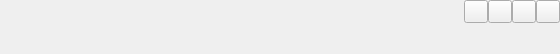
<?xml version="1.0" encoding="UTF-8"?>
<ui version="4.0">
 <class>standardTitleBar</class>
 <widget class="QWidget" name="standardTitleBar">
  <property name="geometry">
   <rect>
    <x>0</x>
    <y>0</y>
    <width>560</width>
    <height>54</height>
   </rect>
  </property>
  <layout class="QHBoxLayout" name="horizontalLayout">
   <property name="spacing">
    <number>0</number>
   </property>
   <property name="leftMargin">
    <number>9</number>
   </property>
   <property name="topMargin">
    <number>0</number>
   </property>
   <property name="rightMargin">
    <number>0</number>
   </property>
   <property name="bottomMargin">
    <number>0</number>
   </property>
   <item>
    <layout class="QHBoxLayout" name="lexBtnsLayout">
     <property name="spacing">
      <number>0</number>
     </property>
    </layout>
   </item>
   <item>
    <widget class="QLabel" name="titleIcon"/>
   </item>
   <item>
    <widget class="QLabel" name="titleText">
     <property name="sizePolicy">
      <sizepolicy hsizetype="Expanding" vsizetype="Preferred">
       <horstretch>0</horstretch>
       <verstretch>0</verstretch>
      </sizepolicy>
     </property>
    </widget>
   </item>
   <item>
    <layout class="QHBoxLayout" name="rexBtnsLayout">
     <property name="spacing">
      <number>0</number>
     </property>
    </layout>
   </item>
   <item alignment="Qt::AlignTop">
    <widget class="QActionStyleBtn" name="titleMinBtn">
     <property name="sizePolicy">
      <sizepolicy hsizetype="Fixed" vsizetype="Expanding">
       <horstretch>0</horstretch>
       <verstretch>0</verstretch>
      </sizepolicy>
     </property>
     <property name="focusPolicy">
      <enum>Qt::NoFocus</enum>
     </property>
     <property name="toolTip">
      <string>最小化</string>
     </property>
    </widget>
   </item>
   <item alignment="Qt::AlignTop">
    <widget class="QActionStyleBtn" name="titleRestoreBtn">
     <property name="sizePolicy">
      <sizepolicy hsizetype="Fixed" vsizetype="Expanding">
       <horstretch>0</horstretch>
       <verstretch>0</verstretch>
      </sizepolicy>
     </property>
     <property name="focusPolicy">
      <enum>Qt::NoFocus</enum>
     </property>
     <property name="toolTip">
      <string>还原</string>
     </property>
    </widget>
   </item>
   <item alignment="Qt::AlignTop">
    <widget class="QActionStyleBtn" name="titleMaxBtn">
     <property name="sizePolicy">
      <sizepolicy hsizetype="Fixed" vsizetype="Expanding">
       <horstretch>0</horstretch>
       <verstretch>0</verstretch>
      </sizepolicy>
     </property>
     <property name="focusPolicy">
      <enum>Qt::NoFocus</enum>
     </property>
     <property name="toolTip">
      <string>最大化</string>
     </property>
    </widget>
   </item>
   <item alignment="Qt::AlignTop">
    <widget class="QActionStyleBtn" name="titleCloseBtn">
     <property name="sizePolicy">
      <sizepolicy hsizetype="Fixed" vsizetype="Expanding">
       <horstretch>0</horstretch>
       <verstretch>0</verstretch>
      </sizepolicy>
     </property>
     <property name="focusPolicy">
      <enum>Qt::NoFocus</enum>
     </property>
     <property name="toolTip">
      <string>关闭</string>
     </property>
    </widget>
   </item>
  </layout>
 </widget>
 <customwidgets>
  <customwidget>
   <class>QActionStyleBtn</class>
   <extends>QToolButton</extends>
   <header>QActionStyleBtn.h</header>
  </customwidget>
 </customwidgets>
 <tabstops>
  <tabstop>titleMinBtn</tabstop>
  <tabstop>titleRestoreBtn</tabstop>
  <tabstop>titleMaxBtn</tabstop>
  <tabstop>titleCloseBtn</tabstop>
 </tabstops>
 <resources/>
 <connections/>
</ui>
